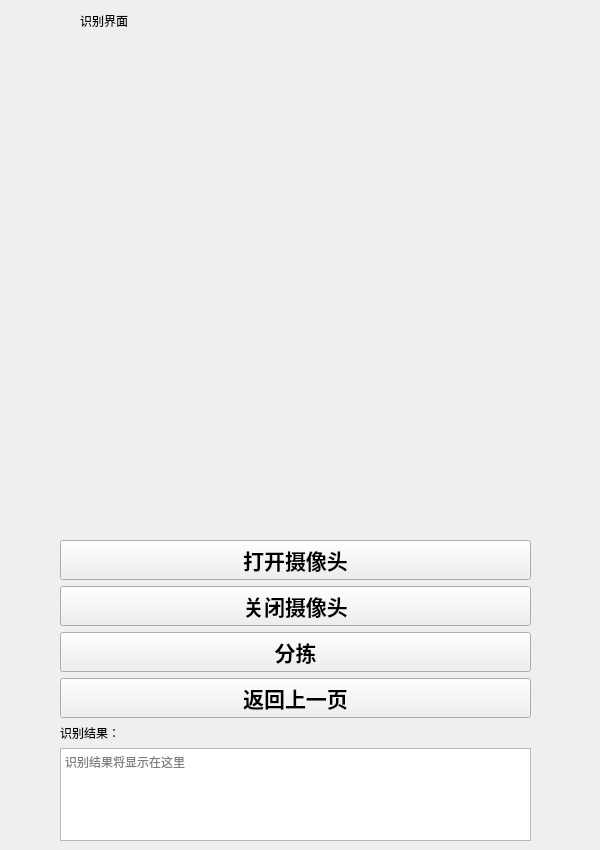
<?xml version="1.0" encoding="UTF-8"?>
<ui version="4.0">
 <class>SortWidget</class>
 <widget class="QWidget" name="SortWidget">
  <property name="geometry">
   <rect>
    <x>0</x>
    <y>0</y>
    <width>600</width>
    <height>850</height>
   </rect>
  </property>
  <property name="windowTitle">
   <string>分拣识别</string>
  </property>
  <widget class="QLabel" name="label_camera">
   <property name="geometry">
    <rect>
     <x>80</x>
     <y>0</y>
     <width>111</width>
     <height>41</height>
    </rect>
   </property>
   <property name="text">
    <string>识别界面</string>
   </property>
  </widget>
  <widget class="QWidget" name="buttonPanel">
   <property name="geometry">
    <rect>
     <x>60</x>
     <y>540</y>
     <width>471</width>
     <height>301</height>
    </rect>
   </property>
   <layout class="QVBoxLayout" name="verticalLayout">
    <item>
     <widget class="QPushButton" name="pushbutton_open">
      <property name="font">
       <font>
        <family>Agency FB</family>
        <pointsize>16</pointsize>
        <weight>75</weight>
        <bold>true</bold>
       </font>
      </property>
      <property name="text">
       <string>打开摄像头</string>
      </property>
     </widget>
    </item>
    <item>
     <widget class="QPushButton" name="pushButton_close">
      <property name="font">
       <font>
        <family>Agency FB</family>
        <pointsize>16</pointsize>
        <weight>75</weight>
        <bold>true</bold>
       </font>
      </property>
      <property name="text">
       <string>关闭摄像头</string>
      </property>
     </widget>
    </item>
    <item>
     <widget class="QPushButton" name="pushButton_sort">
      <property name="font">
       <font>
        <family>Agency FB</family>
        <pointsize>16</pointsize>
        <weight>75</weight>
        <bold>true</bold>
       </font>
      </property>
      <property name="text">
       <string>分拣</string>
      </property>
     </widget>
    </item>
    <item>
     <widget class="QPushButton" name="pushButton_return">
      <property name="font">
       <font>
        <family>Agency FB</family>
        <pointsize>16</pointsize>
        <weight>75</weight>
        <bold>true</bold>
       </font>
      </property>
      <property name="text">
       <string>返回上一页</string>
      </property>
     </widget>
    </item>
    <item>
     <widget class="QLabel" name="label_result">
      <property name="text">
       <string>识别结果：</string>
      </property>
     </widget>
    </item>
    <item>
     <widget class="QTextEdit" name="textEdit_result">
      <property name="minimumSize">
       <size>
        <width>0</width>
        <height>50</height>
       </size>
      </property>
      <property name="readOnly">
       <bool>true</bool>
      </property>
      <property name="placeholderText">
       <string>识别结果将显示在这里</string>
      </property>
     </widget>
    </item>
   </layout>
  </widget>
 </widget>
 <resources/>
 <connections/>
</ui>
